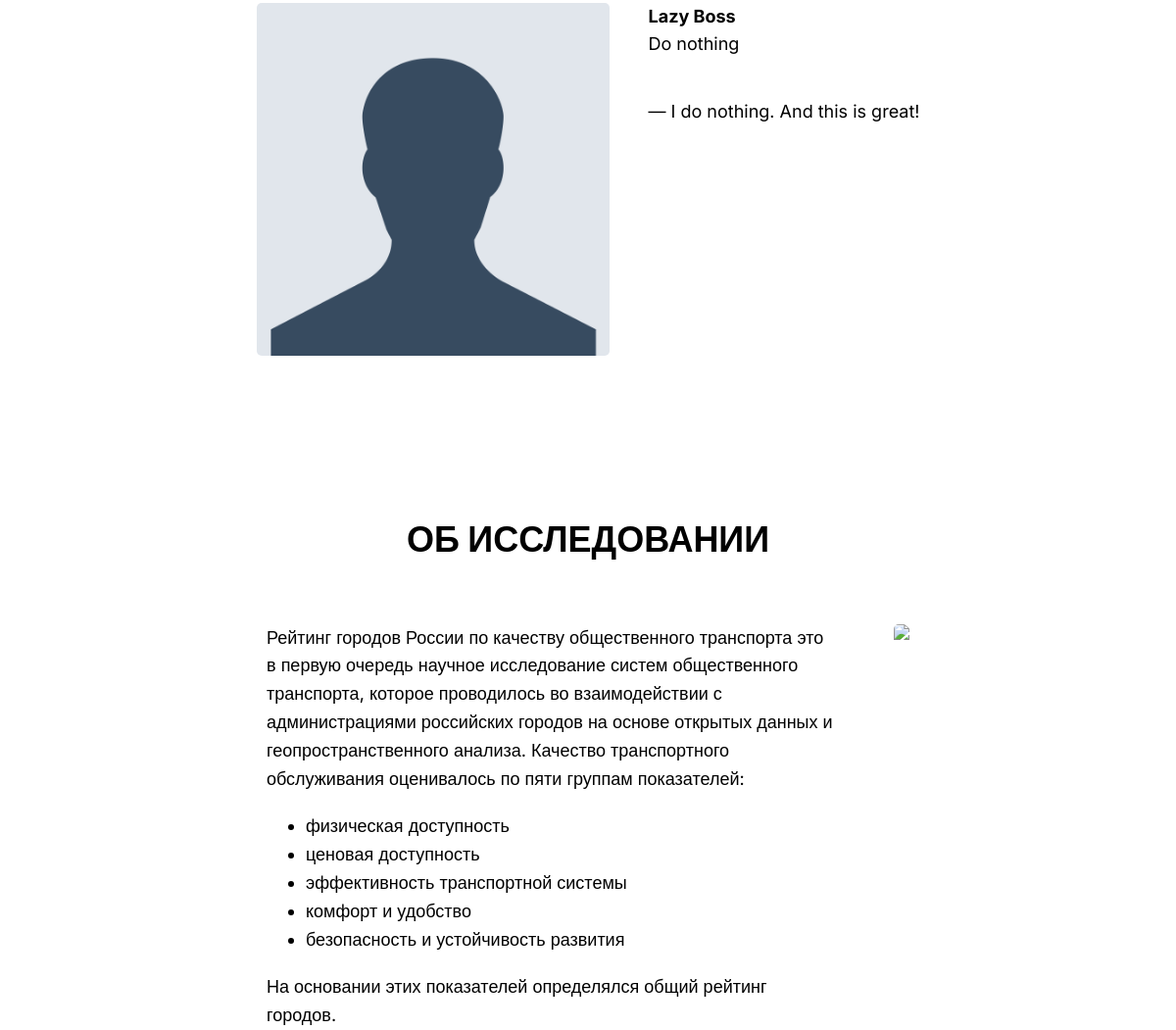
The app's page / (middle part), older data.
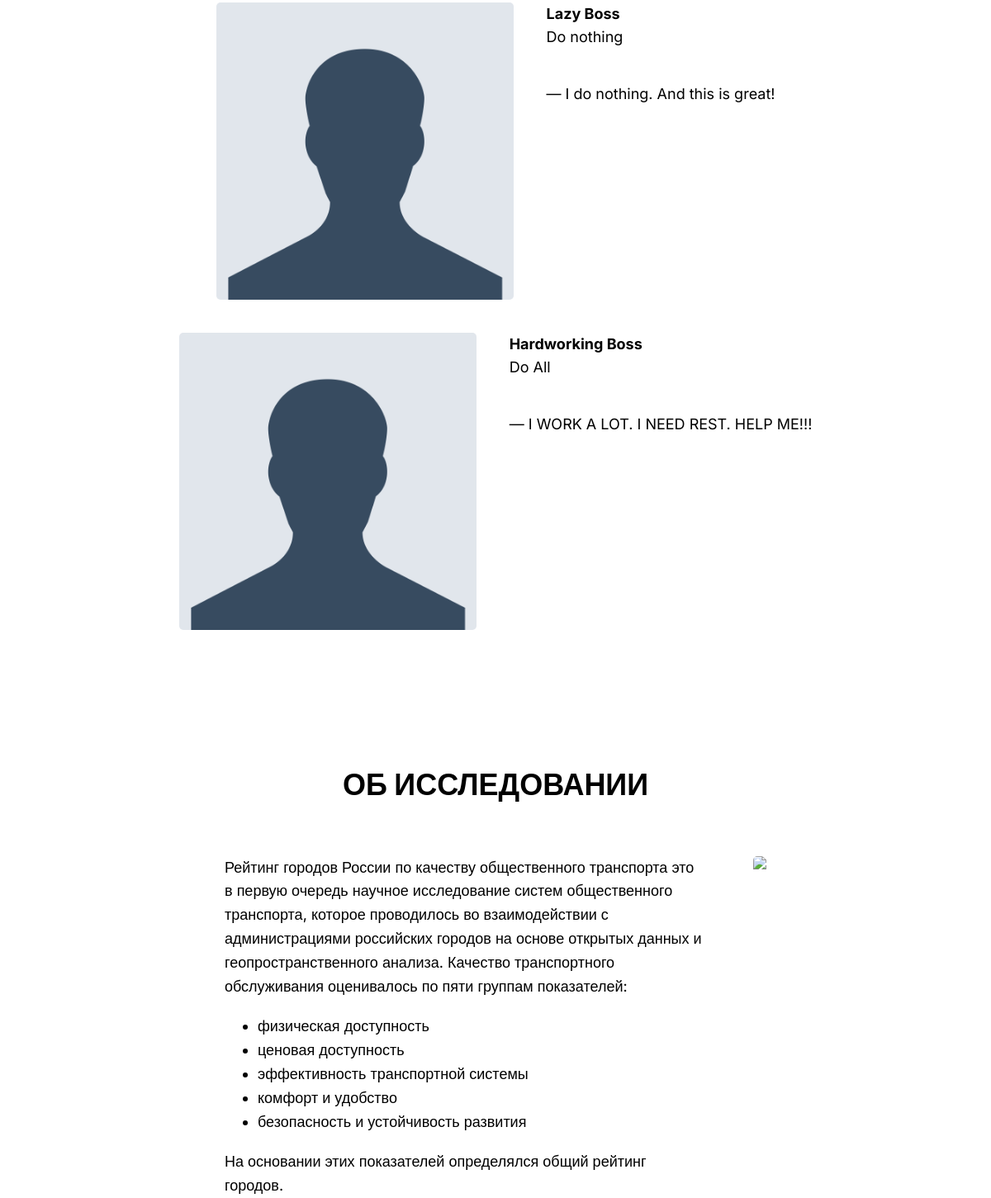
The same page, newer data.
### simetra_app/models.py (models this page shows, shortened)
class Boss(models.Model):
    class Meta:
        verbose_name_plural = 'Bosses'
    def get_upload_path(self, filename):
        return Path('main_page/bosses', get_uuid4_filename(filename))
    name = models.CharField(max_length=100)
    position = models.CharField(max_length=200)
    quote = models.TextField()
    image = models.ImageField(
        default='main_page/bosses/default-avatar.jpg',
        upload_to=get_upload_path,
    )

### simetra_app/views.py (the view)
# urls.py: path('', views.main_page, name='main'),
def main_page(request):
    mapbox_access_token = MAPBOX_KEY
    form = LocationOfCityForm()
    required_fields = ['name', 'longitude', 'latitude']
    cities_list_json = get_JSON_city_list(required_fields)
    context = {
        'bosses_list': Boss.objects.all(),
        'employees_list': Employee.objects.all(),
        'number_of_cities': City.objects.all().count(),
        'mapbox_access_token': mapbox_access_token,
        'cities_list_json': cities_list_json,
        'form': form,
    }
    return render(request, 'simetra_app/main.html', context)

### simetra_app/views.py (called while the page is built)
def get_JSON_city_list(city_attr_list, city_name=None):
    def get_JSON_city_attr_and_value_list(city_object):
        city_dictionary = {}
        for attr in city_attr_list:
            value = getattr(city_object, attr)
            city_dictionary[attr] = value
        city_dictionary_json = json.dumps(
            city_dictionary, cls=DjangoJSONEncoder)
        return city_dictionary_json
    if city_name is None:
        cities_list_json = []
        for city in City.objects.all():
            city_dictionary_json = get_JSON_city_attr_and_value_list(city)
            cities_list_json.append(city_dictionary_json)
    else:
        city = get_object_or_404(City, name=city_name)
        city_dictionary_json = get_JSON_city_attr_and_value_list(city)
        cities_list_json = [city_dictionary_json]
    return cities_list_json

### simetra_app/templates/simetra_app/main.html (shortened to what this page needs)
{% load static %}
{% load mapbox_location_field_tags %}
<!DOCTYPE html>
<html lang="ru">
<head>
  <link rel="stylesheet" href="{% static 'simetra_app/main_page/styles/style.css' %}" />
  <link href='https://api.mapbox.com/mapbox-gl-js/v2.3.1/mapbox-gl.css' rel='stylesheet' />
</head>
<body>
  <div class="wrapper">
    <main class="page">
      <section class="page__comments comments">
        <div class="comments__container _container">
          {% for boss in bosses_list %}
          <div class="comments__content">
            <img class="comments__image" src="{{ boss.image.url }}" />
            <div class="comments__text-image">
              <h3 class="comments__initials"><b>{{ boss.name }}</b></h3>
              <h4 class="comments__position">{{ boss.position }}</h4>
              <p class="comments__paragraph">— {{ boss.quote }}</p>
            </div>
          </div>
          {% endfor %}
        </div>
      </section>
      <section class="page__about about">
        <div class="about__container _container">
          <h2 class="about__title _main-title">ОБ ИССЛЕДОВАНИИ</h2>
          <div class="about__content">
            <div class="about__text-image">
              <p class="about__paragraph">
                Рейтинг городов России по качеству общественного транспорта
                это в первую очередь научное исследование систем общественного
                транспорта, которое проводилось во взаимодействии с
                администрациями российских городов на основе открытых данных и
                геопространственного анализа. Качество транспортного
                обслуживания оценивалось по пяти группам показателей:
              </p>
              <ul class="about__list">
                <li class="about__item">физическая доступность</li>
                <li class="about__item">ценовая доступность</li>
                <li class="about__item">
                  эффективность транспортной системы
                </li>
                <li class="about__item">комфорт и удобство</li>
                <li class="about__item">
                  безопасность и устойчивость развития
                </li>
              </ul>
              <p class="about__paragraph">
                На основании этих показателей определялся общий рейтинг
                городов.
              </p>
            </div>
            <img class="about__image"
              src="https://thumb.tildacdn.com/tild3034-3938-4134-b564-346335383363/-/resize/720x/-/format/webp/Simetra-rating-gorod.jpg" />
          </div>
        </div>
      </section>
    </main>
  </div>
</body>
</html>

Row changes from the older to the newer data that the page shows:
added Boss: image (placeholder picture), name "Hardworking Boss", position "Do All", quote "I WORK A LOT. I NEED REST. HELP ME!!!"
